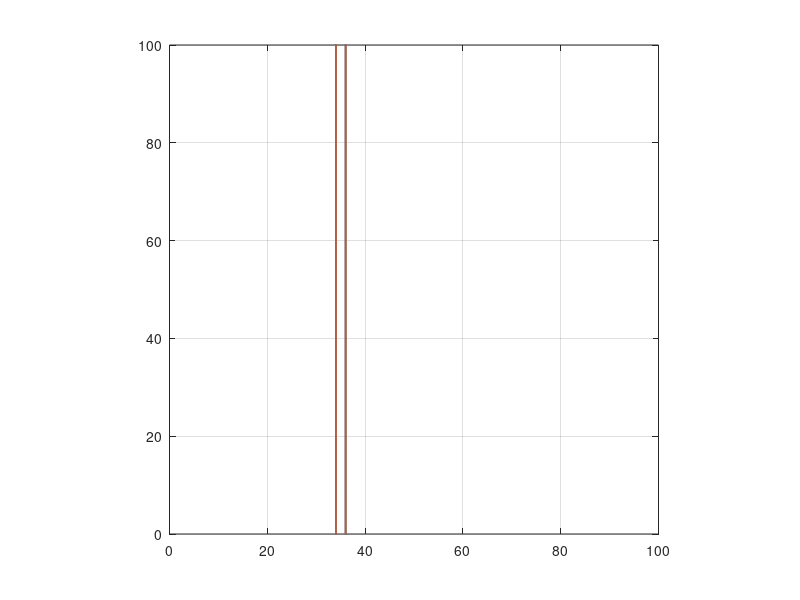

Reproduce this figure in MATLAB.
% Cuando de la fuck

% Housekeeping
clear
clc
close all

% Get inputs
x_cg = 30;
x_rs = 35;
angles = 0.4693224485;
grc = 1.5;
radius = 4.7/2;
z_cg = 0.1;
h_cg = grc + radius + z_cg;

% Initialise x array, initialise main gear x.mg array
x = [0:0.001:60];
x_mg = x;

% Calculate array of y.mg given the x.mg values
y_mg = (x_mg - x_rs)./angles;

% Calculate alpha, beta and gamma
alpha = (tand(63)^2 .*y_mg.^2) - h_cg^2;
beta = (2.*x_mg.*h_cg^2) - (2.*x_cg.*tand(63).*tand(63).*y_mg.*y_mg);
gamma = (h_cg.*h_cg.*y_mg.*y_mg) + (h_cg.*h_cg.*x_mg.*x_mg) - (x_cg.*x_cg.*tand(63).*tand(63).*y_mg.*y_mg);

% Calculate x.ng based on the quadratic solution
x_ng_plus = (-beta + (beta.*beta - 4.*alpha.*gamma))./(2.*alpha);
x_ng_minus = (-beta - (beta.*beta - 4.*alpha.*gamma))./(2.*alpha);

% Plot
plot(x_mg, x_ng_plus, x_mg, x_ng_minus)
xlim([0 100])
ylim([0 100])
axis equal
grid on
